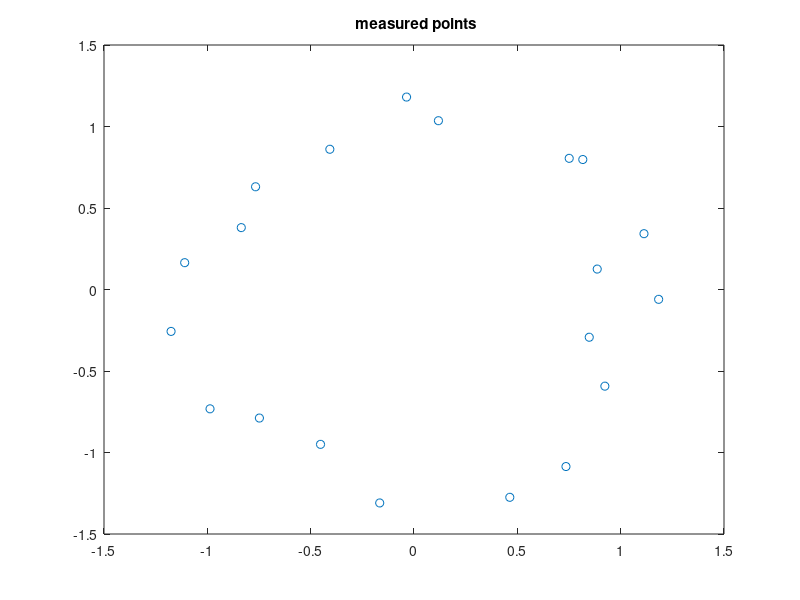

Source code (MATLAB): (Note: this script raises an error after producing the figure.)
%try_circ_fit
%
% IB 
%
% revival of a 13 years old code
  % Create data for a circle + noise
  clc
  clear all
  close all 
  
  th = linspace(0,2*pi,20)';
  R=1.1111111;
  sigma = R/10;
  x = R*cos(th)+randn(size(th))*sigma;
  y = R*sin(th)+randn(size(th))*sigma;
  
   plot(x,y,'o'), title(' measured points')
   pause(1)
   
   % reconstruct circle from data
   [xc,yc,Re,a] = circfit(x,y);
      xe = Re*cos(th)+xc; ye = Re*sin(th)+yc;
    
%      plot(x,y,'o',[xe;xe(1)],[ye;ye(1)],'-.',R*cos(th),R*sin(th)),
     plot(x,y,'o',[xe;xe(1)],[ye;ye(1)],'-.'),
     title(' measured fitted and true circles')
%       legend('measured','fitted','true')
      legend('measured','fitted')
      text(xc-R*0.9,yc,sprintf('center (%g , %g );  R=%g',xc,yc,Re))
     xlabel x, ylabel y 
     axis equal
     
   
  
